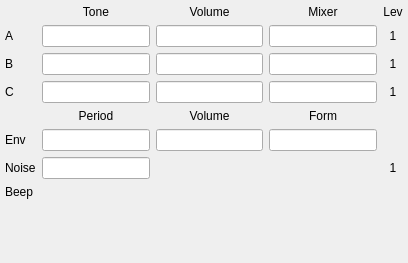
<?xml version="1.0" encoding="UTF-8"?>
<ui version="4.0">
 <class>AYWidget</class>
 <widget class="QWidget" name="AYWidget">
  <property name="geometry">
   <rect>
    <x>0</x>
    <y>0</y>
    <width>408</width>
    <height>263</height>
   </rect>
  </property>
  <property name="windowTitle">
   <string>Form</string>
  </property>
  <layout class="QGridLayout" name="gridLayout">
   <property name="leftMargin">
    <number>5</number>
   </property>
   <property name="topMargin">
    <number>5</number>
   </property>
   <property name="rightMargin">
    <number>5</number>
   </property>
   <property name="bottomMargin">
    <number>5</number>
   </property>
   <item row="0" column="1">
    <widget class="QLabel" name="label_25">
     <property name="text">
      <string>Tone</string>
     </property>
     <property name="alignment">
      <set>Qt::AlignCenter</set>
     </property>
    </widget>
   </item>
   <item row="0" column="2">
    <widget class="QLabel" name="label_50">
     <property name="text">
      <string>Volume</string>
     </property>
     <property name="alignment">
      <set>Qt::AlignCenter</set>
     </property>
    </widget>
   </item>
   <item row="0" column="3">
    <widget class="QLabel" name="label_51">
     <property name="text">
      <string>Mixer</string>
     </property>
     <property name="alignment">
      <set>Qt::AlignCenter</set>
     </property>
    </widget>
   </item>
   <item row="0" column="4">
    <widget class="QLabel" name="label_57">
     <property name="text">
      <string>Lev</string>
     </property>
     <property name="alignment">
      <set>Qt::AlignCenter</set>
     </property>
    </widget>
   </item>
   <item row="1" column="0">
    <widget class="QLabel" name="label_19">
     <property name="text">
      <string>A</string>
     </property>
    </widget>
   </item>
   <item row="1" column="1">
    <widget class="QLineEdit" name="leToneA">
     <property name="alignment">
      <set>Qt::AlignCenter</set>
     </property>
     <property name="readOnly">
      <bool>true</bool>
     </property>
    </widget>
   </item>
   <item row="1" column="2">
    <widget class="QLineEdit" name="leVolA">
     <property name="alignment">
      <set>Qt::AlignCenter</set>
     </property>
     <property name="readOnly">
      <bool>true</bool>
     </property>
    </widget>
   </item>
   <item row="1" column="3">
    <widget class="QLineEdit" name="leMixA">
     <property name="alignment">
      <set>Qt::AlignCenter</set>
     </property>
     <property name="readOnly">
      <bool>true</bool>
     </property>
    </widget>
   </item>
   <item row="1" column="4">
    <widget class="QLabel" name="labLevA">
     <property name="text">
      <string>1</string>
     </property>
     <property name="alignment">
      <set>Qt::AlignCenter</set>
     </property>
    </widget>
   </item>
   <item row="2" column="0">
    <widget class="QLabel" name="label_21">
     <property name="text">
      <string>B</string>
     </property>
    </widget>
   </item>
   <item row="2" column="1">
    <widget class="QLineEdit" name="leToneB">
     <property name="alignment">
      <set>Qt::AlignCenter</set>
     </property>
     <property name="readOnly">
      <bool>true</bool>
     </property>
    </widget>
   </item>
   <item row="2" column="2">
    <widget class="QLineEdit" name="leVolB">
     <property name="alignment">
      <set>Qt::AlignCenter</set>
     </property>
     <property name="readOnly">
      <bool>true</bool>
     </property>
    </widget>
   </item>
   <item row="2" column="3">
    <widget class="QLineEdit" name="leMixB">
     <property name="alignment">
      <set>Qt::AlignCenter</set>
     </property>
     <property name="readOnly">
      <bool>true</bool>
     </property>
    </widget>
   </item>
   <item row="2" column="4">
    <widget class="QLabel" name="labLevB">
     <property name="text">
      <string>1</string>
     </property>
     <property name="alignment">
      <set>Qt::AlignCenter</set>
     </property>
    </widget>
   </item>
   <item row="3" column="0">
    <widget class="QLabel" name="label_23">
     <property name="text">
      <string>C</string>
     </property>
    </widget>
   </item>
   <item row="3" column="1">
    <widget class="QLineEdit" name="leToneC">
     <property name="alignment">
      <set>Qt::AlignCenter</set>
     </property>
     <property name="readOnly">
      <bool>true</bool>
     </property>
    </widget>
   </item>
   <item row="3" column="2">
    <widget class="QLineEdit" name="leVolC">
     <property name="alignment">
      <set>Qt::AlignCenter</set>
     </property>
     <property name="readOnly">
      <bool>true</bool>
     </property>
    </widget>
   </item>
   <item row="3" column="3">
    <widget class="QLineEdit" name="leMixC">
     <property name="alignment">
      <set>Qt::AlignCenter</set>
     </property>
     <property name="readOnly">
      <bool>true</bool>
     </property>
    </widget>
   </item>
   <item row="3" column="4">
    <widget class="QLabel" name="labLevC">
     <property name="text">
      <string>1</string>
     </property>
     <property name="alignment">
      <set>Qt::AlignCenter</set>
     </property>
    </widget>
   </item>
   <item row="4" column="1">
    <widget class="QLabel" name="label_54">
     <property name="text">
      <string>Period</string>
     </property>
     <property name="alignment">
      <set>Qt::AlignCenter</set>
     </property>
    </widget>
   </item>
   <item row="4" column="2">
    <widget class="QLabel" name="label_58">
     <property name="text">
      <string>Volume</string>
     </property>
     <property name="alignment">
      <set>Qt::AlignCenter</set>
     </property>
    </widget>
   </item>
   <item row="4" column="3">
    <widget class="QLabel" name="label_56">
     <property name="text">
      <string>Form</string>
     </property>
     <property name="alignment">
      <set>Qt::AlignCenter</set>
     </property>
    </widget>
   </item>
   <item row="5" column="0">
    <widget class="QLabel" name="label_53">
     <property name="text">
      <string>Env</string>
     </property>
    </widget>
   </item>
   <item row="5" column="1">
    <widget class="QLineEdit" name="leEnvTone">
     <property name="alignment">
      <set>Qt::AlignCenter</set>
     </property>
     <property name="readOnly">
      <bool>true</bool>
     </property>
    </widget>
   </item>
   <item row="5" column="2">
    <widget class="QLineEdit" name="leVolE">
     <property name="alignment">
      <set>Qt::AlignCenter</set>
     </property>
     <property name="readOnly">
      <bool>true</bool>
     </property>
    </widget>
   </item>
   <item row="5" column="3">
    <widget class="QLineEdit" name="leEnvForm">
     <property name="alignment">
      <set>Qt::AlignCenter</set>
     </property>
     <property name="readOnly">
      <bool>true</bool>
     </property>
    </widget>
   </item>
   <item row="6" column="0">
    <widget class="QLabel" name="label_52">
     <property name="text">
      <string>Noise</string>
     </property>
    </widget>
   </item>
   <item row="6" column="1">
    <widget class="QLineEdit" name="leToneN">
     <property name="alignment">
      <set>Qt::AlignCenter</set>
     </property>
     <property name="readOnly">
      <bool>true</bool>
     </property>
    </widget>
   </item>
   <item row="6" column="4">
    <widget class="QLabel" name="labLevN">
     <property name="text">
      <string>1</string>
     </property>
     <property name="alignment">
      <set>Qt::AlignCenter</set>
     </property>
    </widget>
   </item>
   <item row="7" column="0">
    <widget class="QLabel" name="label_4">
     <property name="text">
      <string>Beep</string>
     </property>
    </widget>
   </item>
   <item row="7" column="1">
    <widget class="QLabel" name="labBeep">
     <property name="text">
      <string/>
     </property>
    </widget>
   </item>
   <item row="8" column="0">
    <spacer name="verticalSpacer_8">
     <property name="orientation">
      <enum>Qt::Vertical</enum>
     </property>
     <property name="sizeHint" stdset="0">
      <size>
       <width>20</width>
       <height>18</height>
      </size>
     </property>
    </spacer>
   </item>
  </layout>
 </widget>
 <resources/>
 <connections/>
</ui>
